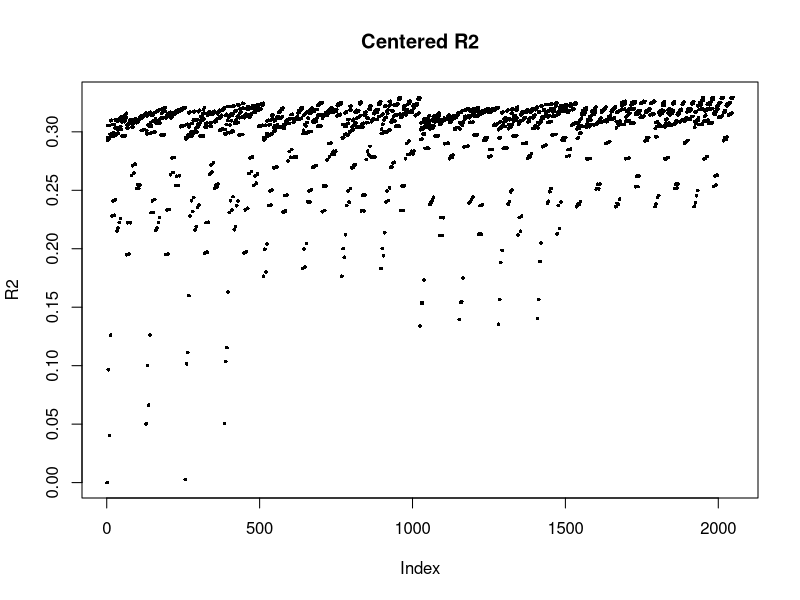
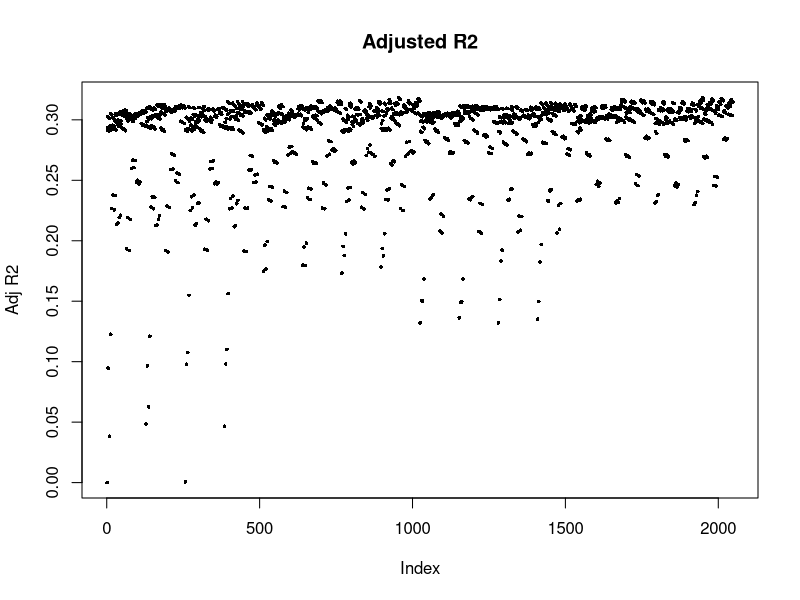
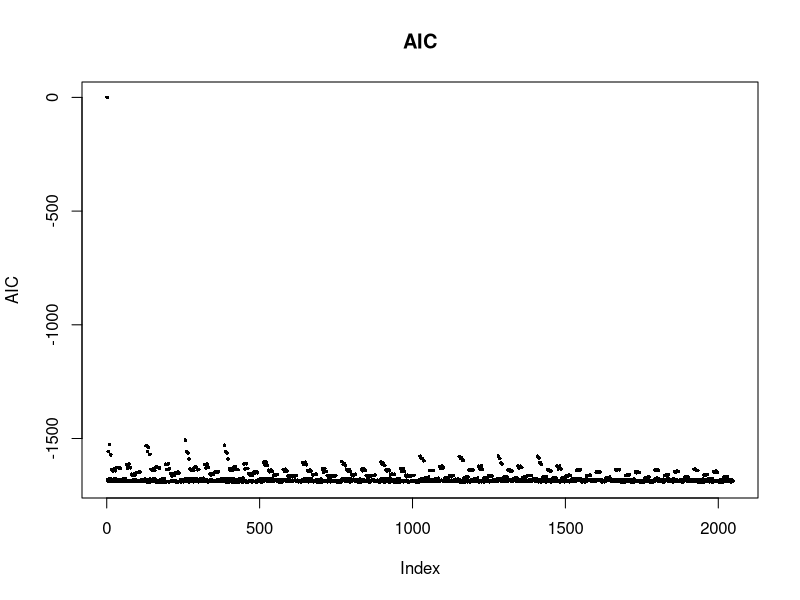
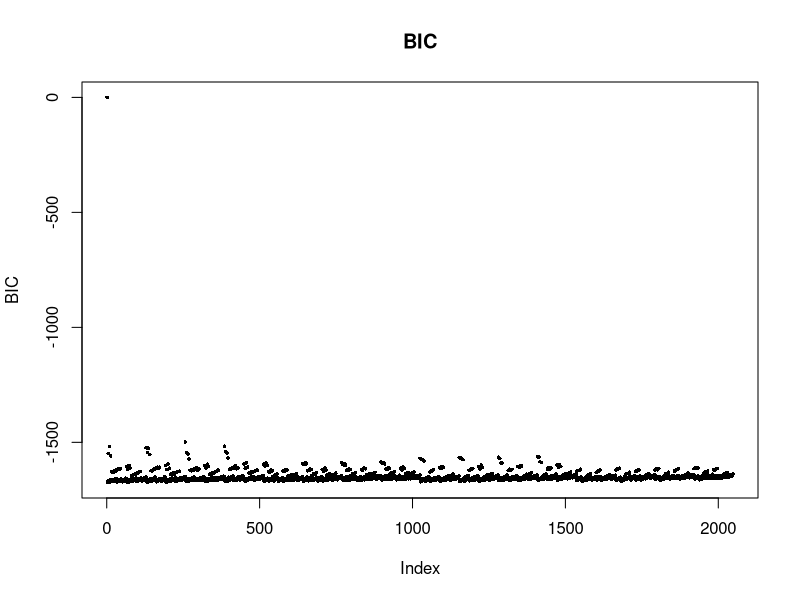
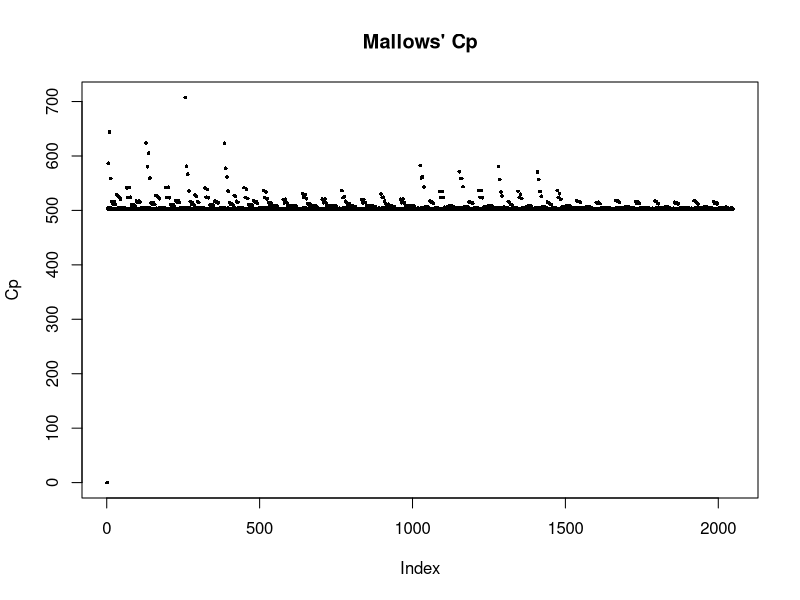
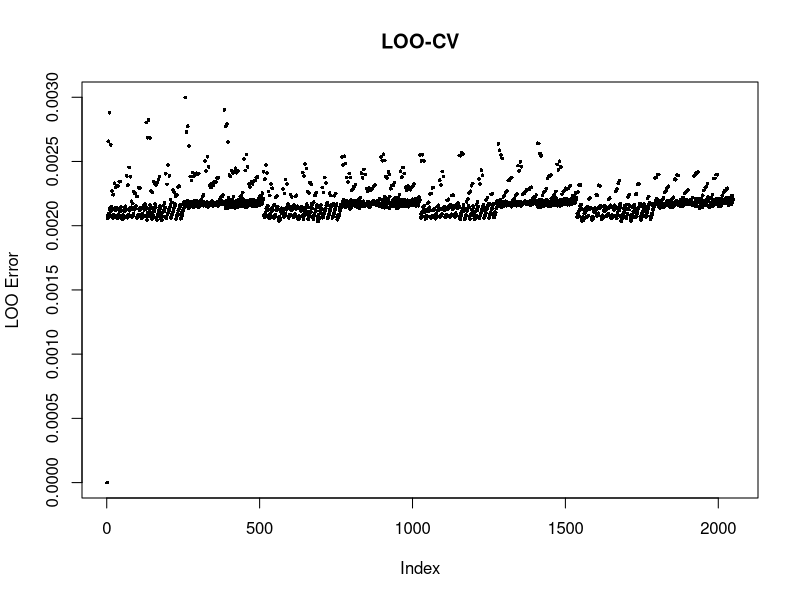

Source code (R) for these figures, in order:
# ------------------------------------------------

Data <- read.csv("Equity_Premium.csv")
Matrix <- as.matrix(Data)
Y <- Matrix[, 2, drop = FALSE]
x1 <- matrix(1, nrow = nrow(Y), ncol = 1)
x_dfy <- Matrix[, 3, drop = FALSE]
x_infl <- Matrix[, 4, drop = FALSE]
x_svar <- Matrix[, 5, drop = FALSE]
x_tms <- Matrix[, 6, drop = FALSE]
x_tbl <- Matrix[, 7, drop = FALSE]
x_dfy2 <- x_dfy ** 2
x_infl2 <- x_infl ** 2
x_svar2 <- x_svar ** 2
x_tms2 <- x_tms ** 2
x_tbl2 <- x_tbl ** 2
X <- cbind(x1, x_dfy, x_infl, x_svar, x_tms, x_tbl, x_dfy2, x_infl2, x_svar2, x_tms2, x_tbl2)
colnames(X) <- c("ones", "x_dfy", "x_infl", "x_svar", "x_tms", "x_tbl",
                 "x_dfy2", "x_infl2", "x_svar2", "x_tms2", "x_tbl2")

# ------------------------------------------------

n <- nrow(Y)
k <- ncol(X)
model_indices <- expand.grid(rep(list(c(FALSE, TRUE)), k))
num_models <- nrow(model_indices)

# Storage for model selection criteria
criteria <- data.frame(CenteredR2 = numeric(num_models),
                       AdjustedR2 = numeric(num_models),
                       AIC = numeric(num_models),
                       BIC = numeric(num_models),
                       Cp = numeric(num_models),
                       LOOCV = numeric(num_models))


for (i in 1:num_models) {
  
  if (sum(model_indices[i, ]) == 0) {
    next  # Skip this iteration if no predictors are selected
  }
  
  # Convert row of model_indices to logical vector for subsetting
  predictors <- X[, which(as.logical(model_indices[i, ])), drop = FALSE]
  
  # Fit the model
  model <- lm(Y ~ predictors - 1)  # Fit model without intercept (centered)
  
  # Calculate metrics
  criteria$CenteredR2[i] <- summary(model)$r.squared
  criteria$AdjustedR2[i] <- summary(model)$adj.r.squared
  criteria$AIC[i] <- AIC(model)
  criteria$BIC[i] <- BIC(model)
  criteria$Cp[i] <- sum(residuals(model)^2) / var(residuals(model))  # Simplified Mallows' Cp
  criteria$LOOCV[i] <- mean((residuals(model) / (1 - lm.influence(model)$hat))^2)  # LOO-CV
}

# Identify best models
best_models <- list(
  CenteredR2 = which.max(criteria$CenteredR2),
  AdjustedR2 = which.max(criteria$AdjustedR2),
  AIC = which.min(criteria$AIC),
  BIC = which.min(criteria$BIC),
  Cp = which.min(criteria$Cp),
  LOOCV = which.min(criteria$LOOCV)
)


pdf("plot.pdf", width = 7, height = 5)
plot(criteria$CenteredR2, main = "Centered R2", ylab = "R2", cex = 0.5, pch = 16)
plot(criteria$AdjustedR2, main = "Adjusted R2", ylab = "Adj R2", cex = 0.5, pch = 16)
plot(criteria$AIC, main = "AIC", ylab = "AIC", cex = 0.5, pch = 16)
plot(criteria$BIC, main = "BIC", ylab = "BIC", cex = 0.5, pch = 16)
plot(criteria$Cp, main = "Mallows' Cp", ylab = "Cp", cex = 0.5, pch = 16)
plot(criteria$LOOCV, main = "LOO-CV", ylab = "LOO Error", cex = 0.5, pch = 16)
dev.off()  

print(best_models)
